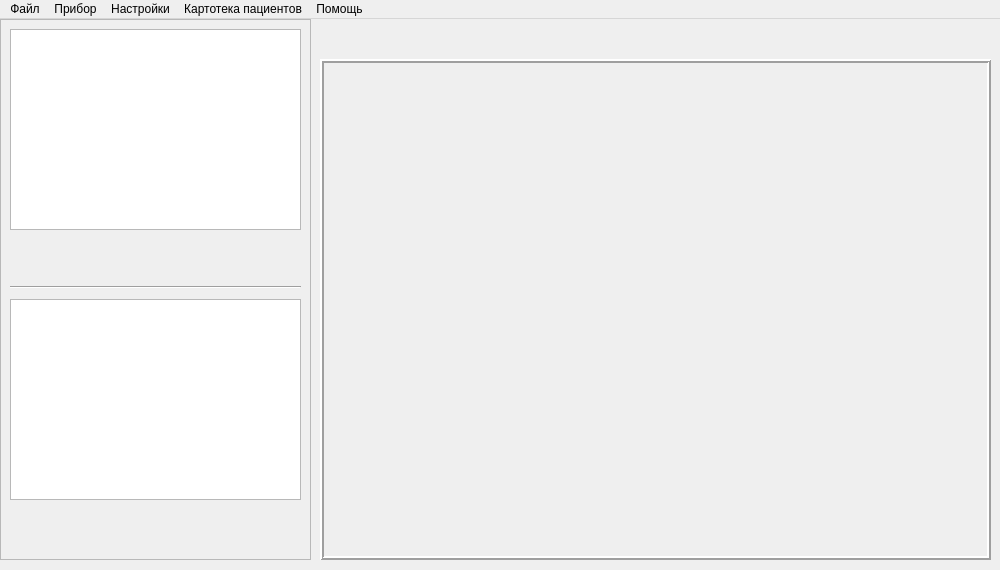
<?xml version="1.0" encoding="UTF-8"?>
<ui version="4.0">
 <class>MainWindow</class>
 <widget class="QMainWindow" name="MainWindow">
  <property name="geometry">
   <rect>
    <x>0</x>
    <y>0</y>
    <width>1000</width>
    <height>570</height>
   </rect>
  </property>
  <property name="sizePolicy">
   <sizepolicy hsizetype="Maximum" vsizetype="Maximum">
    <horstretch>0</horstretch>
    <verstretch>0</verstretch>
   </sizepolicy>
  </property>
  <property name="minimumSize">
   <size>
    <width>1000</width>
    <height>570</height>
   </size>
  </property>
  <property name="maximumSize">
   <size>
    <width>1000</width>
    <height>570</height>
   </size>
  </property>
  <property name="windowTitle">
   <string>Rista v.6.00</string>
  </property>
  <widget class="QWidget" name="centralWidget">
   <widget class="QFrame" name="catalogFrame">
    <property name="geometry">
     <rect>
      <x>0</x>
      <y>0</y>
      <width>311</width>
      <height>541</height>
     </rect>
    </property>
    <property name="font">
     <font>
      <family>Newton Phonetic ABBYY</family>
     </font>
    </property>
    <property name="autoFillBackground">
     <bool>true</bool>
    </property>
    <property name="styleSheet">
     <string notr="true"/>
    </property>
    <property name="frameShape">
     <enum>QFrame::StyledPanel</enum>
    </property>
    <property name="frameShadow">
     <enum>QFrame::Raised</enum>
    </property>
    <property name="lineWidth">
     <number>120</number>
    </property>
    <widget class="QTreeView" name="treeViewPatients">
     <property name="geometry">
      <rect>
       <x>10</x>
       <y>10</y>
       <width>291</width>
       <height>201</height>
      </rect>
     </property>
     <property name="font">
      <font>
       <family>Segoe UI</family>
       <pointsize>10</pointsize>
      </font>
     </property>
     <property name="autoFillBackground">
      <bool>false</bool>
     </property>
     <property name="frameShape">
      <enum>QFrame::StyledPanel</enum>
     </property>
     <property name="editTriggers">
      <set>QAbstractItemView::NoEditTriggers</set>
     </property>
     <property name="animated">
      <bool>true</bool>
     </property>
     <property name="expandsOnDoubleClick">
      <bool>false</bool>
     </property>
     <attribute name="headerVisible">
      <bool>false</bool>
     </attribute>
    </widget>
    <widget class="QTreeView" name="treeViewOther">
     <property name="geometry">
      <rect>
       <x>10</x>
       <y>280</y>
       <width>291</width>
       <height>201</height>
      </rect>
     </property>
    </widget>
    <widget class="Line" name="line">
     <property name="geometry">
      <rect>
       <x>10</x>
       <y>260</y>
       <width>291</width>
       <height>16</height>
      </rect>
     </property>
     <property name="orientation">
      <enum>Qt::Horizontal</enum>
     </property>
    </widget>
   </widget>
   <widget class="QFrame" name="frameContent">
    <property name="geometry">
     <rect>
      <x>320</x>
      <y>40</y>
      <width>671</width>
      <height>501</height>
     </rect>
    </property>
    <property name="autoFillBackground">
     <bool>false</bool>
    </property>
    <property name="frameShape">
     <enum>QFrame::Box</enum>
    </property>
    <property name="frameShadow">
     <enum>QFrame::Raised</enum>
    </property>
    <property name="lineWidth">
     <number>2</number>
    </property>
   </widget>
  </widget>
  <widget class="QMenuBar" name="mainMenuBar">
   <property name="geometry">
    <rect>
     <x>0</x>
     <y>0</y>
     <width>1000</width>
     <height>21</height>
    </rect>
   </property>
   <widget class="QMenu" name="fileMenu">
    <property name="title">
     <string>Файл</string>
    </property>
    <widget class="QMenu" name="exportMenu">
     <property name="title">
      <string>Экспорт</string>
     </property>
     <addaction name="exportMsWordAction"/>
     <addaction name="exportFileAction"/>
    </widget>
    <addaction name="importAction"/>
    <addaction name="exportMenu"/>
    <addaction name="separator"/>
    <addaction name="exitAction"/>
   </widget>
   <widget class="QMenu" name="deviceMenu">
    <property name="title">
     <string>Прибор</string>
    </property>
    <addaction name="readDeviceAction"/>
    <addaction name="readDataAction"/>
    <addaction name="stopDeviceAction"/>
    <addaction name="resetDeviceAction"/>
   </widget>
   <widget class="QMenu" name="settingsMenu">
    <property name="title">
     <string>Настройки</string>
    </property>
    <widget class="QMenu" name="languageMenu">
     <property name="title">
      <string>Язык программы</string>
     </property>
     <addaction name="russianLangAction"/>
     <addaction name="englishLangAction"/>
    </widget>
    <addaction name="languageMenu"/>
    <addaction name="formConclusionAction"/>
    <addaction name="autoreadAction"/>
   </widget>
   <widget class="QMenu" name="catalogMenu">
    <property name="title">
     <string>Картотека пациентов</string>
    </property>
    <addaction name="choosePatientAction"/>
    <addaction name="addPatientAction"/>
    <addaction name="deletePatientAction"/>
    <addaction name="importCatalogAction"/>
    <addaction name="exportCatalogAction"/>
    <addaction name="removeCatalogAction"/>
   </widget>
   <widget class="QMenu" name="helpMenu">
    <property name="title">
     <string>Помощь</string>
    </property>
    <addaction name="getHelpAction"/>
    <addaction name="aboutProgrammAction"/>
   </widget>
   <addaction name="fileMenu"/>
   <addaction name="deviceMenu"/>
   <addaction name="settingsMenu"/>
   <addaction name="catalogMenu"/>
   <addaction name="helpMenu"/>
  </widget>
  <action name="importAction">
   <property name="text">
    <string>Импорт</string>
   </property>
  </action>
  <action name="exportMsWordAction">
   <property name="text">
    <string>MS Word документ</string>
   </property>
  </action>
  <action name="exportFileAction">
   <property name="text">
    <string>Переносимый файл</string>
   </property>
  </action>
  <action name="exitAction">
   <property name="text">
    <string>Выход</string>
   </property>
  </action>
  <action name="readDeviceAction">
   <property name="text">
    <string>Прочитать</string>
   </property>
  </action>
  <action name="stopDeviceAction">
   <property name="text">
    <string>Прервать связь</string>
   </property>
  </action>
  <action name="readDataAction">
   <property name="text">
    <string>Снять данные</string>
   </property>
  </action>
  <action name="resetDeviceAction">
   <property name="text">
    <string>Стереть </string>
   </property>
  </action>
  <action name="russianLangAction">
   <property name="text">
    <string>Русский</string>
   </property>
  </action>
  <action name="englishLangAction">
   <property name="text">
    <string>Английский</string>
   </property>
  </action>
  <action name="formConclusionAction">
   <property name="text">
    <string>Формировать расширенное заключение</string>
   </property>
  </action>
  <action name="autoreadAction">
   <property name="text">
    <string>Автоматический съем</string>
   </property>
  </action>
  <action name="choosePatientAction">
   <property name="text">
    <string>Выбрать пациента</string>
   </property>
  </action>
  <action name="addPatientAction">
   <property name="text">
    <string>Добавить пациента</string>
   </property>
  </action>
  <action name="deletePatientAction">
   <property name="text">
    <string>Удалить пациента</string>
   </property>
  </action>
  <action name="importCatalogAction">
   <property name="text">
    <string>Импортировать картотеку</string>
   </property>
  </action>
  <action name="exportCatalogAction">
   <property name="text">
    <string>Экспортировать картотеку</string>
   </property>
  </action>
  <action name="removeCatalogAction">
   <property name="text">
    <string>Очистить картотеку</string>
   </property>
  </action>
  <action name="getHelpAction">
   <property name="text">
    <string>Вызов справки</string>
   </property>
  </action>
  <action name="aboutProgrammAction">
   <property name="text">
    <string>О программе</string>
   </property>
  </action>
 </widget>
 <layoutdefault spacing="6" margin="11"/>
 <resources/>
 <connections/>
</ui>
